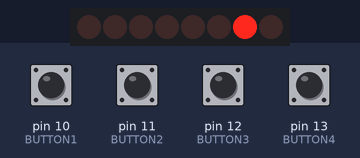
Bench run of a sketch on a simulated Arduino Uno, built with avr-gcc and run on an emulated ATmega328P. Parts: 8 shift-register outputs drawn as a row of LEDs (first output left, lit = HIGH). Wiring (inferred from the names in the program): shift register (74HC595): data pin 5; shift clock pin 6; latch pin 3. Wiring (inferred from the signals the program sends): row of LEDs: on Q0, Q1, Q2, Q3, Q4, Q5, Q6, Q7. Inputs (shaded band) come from the test bench; at power-on: pin 10 (BUTTON1), pin 11 (BUTTON2), pin 12 (BUTTON3), pin 13 (BUTTON4) HIGH.

Above: at 0.4 s.
Timing chart, 0 to 1.9 s (numbered marks = the images above):
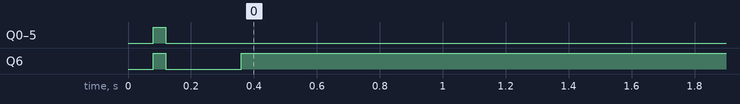

Measured:
- by itself, Q6: HIGH → LOW at 0.12 s, → HIGH 0.24 s later

The sketch:

mini_pro_nokia_lcd_smartwatch.ino
```cpp
#include <SoftwareSerial.h>
#define PIN_RESET 2
#define PIN_SCE   3
#define PIN_DC    4
#define PIN_SDIN  5
#define PIN_SCLK  6
/*
#define PIN_RESET 9
#define PIN_SCE   10
#define PIN_DC    11
#define PIN_SDIN  12
#define PIN_SCLK  13
*/
#define LCD_C     LOW
#define LCD_D     HIGH

#define LCD_X     84
#define LCD_Y     48

#define TXPIN 7
#define RXPIN 8

#define BUTTON1 10
#define BUTTON2 11
#define BUTTON3 12
#define BUTTON4 13

SoftwareSerial Genotronex(RXPIN, TXPIN);  //Rx_bluetooth Tx_bluetooth

static const byte ASCII[][5] =
{
  {0x00, 0x00, 0x00, 0x00, 0x00} // 20
  , {0x00, 0x00, 0x5f, 0x00, 0x00} // 21 !
  , {0x00, 0x07, 0x00, 0x07, 0x00} // 22 "
  , {0x14, 0x7f, 0x14, 0x7f, 0x14} // 23 #
  , {0x24, 0x2a, 0x7f, 0x2a, 0x12} // 24 $
  , {0x23, 0x13, 0x08, 0x64, 0x62} // 25 %
  , {0x36, 0x49, 0x55, 0x22, 0x50} // 26 &
  , {0x00, 0x05, 0x03, 0x00, 0x00} // 27 '
  , {0x00, 0x1c, 0x22, 0x41, 0x00} // 28 (
  , {0x00, 0x41, 0x22, 0x1c, 0x00} // 29 )
  , {0x14, 0x08, 0x3e, 0x08, 0x14} // 2a *
  , {0x08, 0x08, 0x3e, 0x08, 0x08} // 2b +
  , {0x00, 0x50, 0x30, 0x00, 0x00} // 2c ,
  , {0x08, 0x08, 0x08, 0x08, 0x08} // 2d -
  , {0x00, 0x60, 0x60, 0x00, 0x00} // 2e .
  , {0x20, 0x10, 0x08, 0x04, 0x02} // 2f /
  , {0x3e, 0x51, 0x49, 0x45, 0x3e} // 30 0
  , {0x00, 0x42, 0x7f, 0x40, 0x00} // 31 1
  , {0x42, 0x61, 0x51, 0x49, 0x46} // 32 2
  , {0x21, 0x41, 0x45, 0x4b, 0x31} // 33 3
  , {0x18, 0x14, 0x12, 0x7f, 0x10} // 34 4
  , {0x27, 0x45, 0x45, 0x45, 0x39} // 35 5
  , {0x3c, 0x4a, 0x49, 0x49, 0x30} // 36 6
  , {0x01, 0x71, 0x09, 0x05, 0x03} // 37 7
  , {0x36, 0x49, 0x49, 0x49, 0x36} // 38 8
  , {0x06, 0x49, 0x49, 0x29, 0x1e} // 39 9
  , {0x00, 0x36, 0x36, 0x00, 0x00} // 3a :
  , {0x00, 0x56, 0x36, 0x00, 0x00} // 3b ;
  , {0x08, 0x14, 0x22, 0x41, 0x00} // 3c <
  , {0x14, 0x14, 0x14, 0x14, 0x14} // 3d =
  , {0x00, 0x41, 0x22, 0x14, 0x08} // 3e >
  , {0x02, 0x01, 0x51, 0x09, 0x06} // 3f ?
  , {0x32, 0x49, 0x79, 0x41, 0x3e} // 40 @
  , {0x7e, 0x11, 0x11, 0x11, 0x7e} // 41 A
  , {0x7f, 0x49, 0x49, 0x49, 0x36} // 42 B
  , {0x3e, 0x41, 0x41, 0x41, 0x22} // 43 C
  , {0x7f, 0x41, 0x41, 0x22, 0x1c} // 44 D
  , {0x7f, 0x49, 0x49, 0x49, 0x41} // 45 E
  , {0x7f, 0x09, 0x09, 0x09, 0x01} // 46 F
  , {0x3e, 0x41, 0x49, 0x49, 0x7a} // 47 G
  , {0x7f, 0x08, 0x08, 0x08, 0x7f} // 48 H
  , {0x00, 0x41, 0x7f, 0x41, 0x00} // 49 I
  , {0x20, 0x40, 0x41, 0x3f, 0x01} // 4a J
  , {0x7f, 0x08, 0x14, 0x22, 0x41} // 4b K
  , {0x7f, 0x40, 0x40, 0x40, 0x40} // 4c L
  , {0x7f, 0x02, 0x0c, 0x02, 0x7f} // 4d M
  , {0x7f, 0x04, 0x08, 0x10, 0x7f} // 4e N
  , {0x3e, 0x41, 0x41, 0x41, 0x3e} // 4f O
  , {0x7f, 0x09, 0x09, 0x09, 0x06} // 50 P
  , {0x3e, 0x41, 0x51, 0x21, 0x5e} // 51 Q
  , {0x7f, 0x09, 0x19, 0x29, 0x46} // 52 R
  , {0x46, 0x49, 0x49, 0x49, 0x31} // 53 S
  , {0x01, 0x01, 0x7f, 0x01, 0x01} // 54 T
  , {0x3f, 0x40, 0x40, 0x40, 0x3f} // 55 U
  , {0x1f, 0x20, 0x40, 0x20, 0x1f} // 56 V
  , {0x3f, 0x40, 0x38, 0x40, 0x3f} // 57 W
  , {0x63, 0x14, 0x08, 0x14, 0x63} // 58 X
  , {0x07, 0x08, 0x70, 0x08, 0x07} // 59 Y
  , {0x61, 0x51, 0x49, 0x45, 0x43} // 5a Z
  , {0x00, 0x7f, 0x41, 0x41, 0x00} // 5b [
  , {0x02, 0x04, 0x08, 0x10, 0x20} // 5c ¥
  , {0x00, 0x41, 0x41, 0x7f, 0x00} // 5d ]
  , {0x04, 0x02, 0x01, 0x02, 0x04} // 5e ^
  , {0x40, 0x40, 0x40, 0x40, 0x40} // 5f _
  , {0x00, 0x01, 0x02, 0x04, 0x00} // 60 `
  , {0x20, 0x54, 0x54, 0x54, 0x78} // 61 a
  , {0x7f, 0x48, 0x44, 0x44, 0x38} // 62 b
  , {0x38, 0x44, 0x44, 0x44, 0x20} // 63 c
  , {0x38, 0x44, 0x44, 0x48, 0x7f} // 64 d
  , {0x38, 0x54, 0x54, 0x54, 0x18} // 65 e
  , {0x08, 0x7e, 0x09, 0x01, 0x02} // 66 f
  , {0x0c, 0x52, 0x52, 0x52, 0x3e} // 67 g
  , {0x7f, 0x08, 0x04, 0x04, 0x78} // 68 h
  , {0x00, 0x44, 0x7d, 0x40, 0x00} // 69 i
  , {0x20, 0x40, 0x44, 0x3d, 0x00} // 6a j
  , {0x7f, 0x10, 0x28, 0x44, 0x00} // 6b k
  , {0x00, 0x41, 0x7f, 0x40, 0x00} // 6c l
  , {0x7c, 0x04, 0x18, 0x04, 0x78} // 6d m
  , {0x7c, 0x08, 0x04, 0x04, 0x78} // 6e n
  , {0x38, 0x44, 0x44, 0x44, 0x38} // 6f o
  , {0x7c, 0x14, 0x14, 0x14, 0x08} // 70 p
  , {0x08, 0x14, 0x14, 0x18, 0x7c} // 71 q
  , {0x7c, 0x08, 0x04, 0x04, 0x08} // 72 r
  , {0x48, 0x54, 0x54, 0x54, 0x20} // 73 s
  , {0x04, 0x3f, 0x44, 0x40, 0x20} // 74 t
  , {0x3c, 0x40, 0x40, 0x20, 0x7c} // 75 u
  , {0x1c, 0x20, 0x40, 0x20, 0x1c} // 76 v
  , {0x3c, 0x40, 0x30, 0x40, 0x3c} // 77 w
  , {0x44, 0x28, 0x10, 0x28, 0x44} // 78 x
  , {0x0c, 0x50, 0x50, 0x50, 0x3c} // 79 y
  , {0x44, 0x64, 0x54, 0x4c, 0x44} // 7a z
  , {0x00, 0x08, 0x36, 0x41, 0x00} // 7b {
  , {0x00, 0x00, 0x7f, 0x00, 0x00} // 7c |
  , {0x00, 0x41, 0x36, 0x08, 0x00} // 7d }
  , {0x10, 0x08, 0x08, 0x10, 0x08} // 7e ←
  , {0x78, 0x46, 0x41, 0x46, 0x78} // 7f →
};

void LcdCharacter(char character)
{
  LcdWrite(LCD_D, 0x00);
  for (int index = 0; index < 5; index++)
  {
    LcdWrite(LCD_D, ASCII[character - 0x20][index]);
  }
  LcdWrite(LCD_D, 0x00);
}

void LcdClear(void)
{
  for (int index = 0; index < LCD_X * LCD_Y / 8; index++)
  {
    LcdWrite(LCD_D, 0x00);
  }
}

void LcdInitialise(void)
{
  pinMode(PIN_SCE, OUTPUT);
  pinMode(PIN_RESET, OUTPUT);
  pinMode(PIN_DC, OUTPUT);
  pinMode(PIN_SDIN, OUTPUT);
  pinMode(PIN_SCLK, OUTPUT);
  digitalWrite(PIN_RESET, LOW);
  digitalWrite(PIN_RESET, HIGH);
  LcdWrite(LCD_C, 0x21 );  // LCD Extended Commands.
  LcdWrite(LCD_C, 0xB8 );  // Set LCD Vop (Contrast).
  LcdWrite(LCD_C, 0x04 );  // Set Temp coefficent. //0x04
  LcdWrite(LCD_C, 0x14 );  // LCD bias mode 1:48. //0x13
  LcdWrite(LCD_C, 0x20 );  // LCD Basic Commands
  LcdWrite(LCD_C, 0x0C );  // LCD in normal mode.
}

void LcdString(char *characters)
{
  while (*characters)
  {
    LcdCharacter(*characters++);
  }
}

void LcdWrite(byte dc, byte data)
{
  digitalWrite(PIN_DC, dc);
  digitalWrite(PIN_SCE, LOW);
  shiftOut(PIN_SDIN, PIN_SCLK, MSBFIRST, data);
  digitalWrite(PIN_SCE, HIGH);
}

char timeMsg[12];

void setup(void)
{
  LcdInitialise();
  LcdClear();
  LcdString("Test");
  Genotronex.begin(9600);
  delay(300);
  pinMode(BUTTON1, INPUT_PULLUP);
  pinMode(BUTTON2, INPUT_PULLUP);
  pinMode(BUTTON3, INPUT_PULLUP);
  pinMode(BUTTON4, INPUT_PULLUP);
}

void loop()
{
  char msg[300];
  int indx = 0;
  bool readSuccess = false;

  int b1 = digitalRead(BUTTON1);
  int b2 = digitalRead(BUTTON2);
  int b3 = digitalRead(BUTTON3);
  int b4 = digitalRead(BUTTON4);

  if(b1 == LOW)
    LcdString("apple");
  else if(b2 == LOW)
    LcdString("banana");
  else if(b3 == LOW)
    LcdString("carrot");
  else if(b4 == LOW)
    LcdString("dabur");

  manageTime();

  if (Genotronex.available())
  {

    int bData = Genotronex.read();
    while (bData != -1 && indx < 300)
    {
      msg[indx] = char(bData);
      bData = Genotronex.read();
      indx++;
    }
    msg[indx] = '\0';

    if (msg[0] == '#' && msg[indx - 1] == ']')
    {
      memcpy(timeMsg, msg, indx);
      timeMsg[9] = '\0';
      readSuccess = true;
    }

    if (msg[0] == '&' && msg[indx - 1] == ']')
    {
      gotoXY(0, 1);
      LcdString(msg);
      readSuccess = true;
    }

    if (msg[0] == ')' && msg[indx - 1] == ']')
    {
      gotoXY(0, 4);
      LcdString(msg);
      readSuccess = true;
    }
    memset(msg, '\0', 300);

    if (readSuccess == true)
    {
      Genotronex.write("1");
    }
    else
    {
      Genotronex.write("0");
    }
  }

  gotoXY(0, 0);
  LcdString(timeMsg);
  delay(1000);
}

void manageTime()
{
  //"& 2 0 : 2 3 : 5 4 ]"
  // 0 1 2 3 4 5 6 7 8 9
  if (timeMsg[8] < '9')
    timeMsg[8]++;
  else
  {
    timeMsg[8] = '0';

    if (timeMsg[7] < '5')
      timeMsg[7]++;
    else
    {
      timeMsg[7] = '0';
      if (timeMsg[5] < '9')
        timeMsg[5]++;
        else
        {
          timeMsg[5] = '0';

          if (timeMsg[4] < '5')
            timeMsg[4]++;
          else
          {
            timeMsg[4] = '0';

            if (timeMsg[2] < '9')
              timeMsg[2]++;
            else
            {
              timeMsg[2] = '0';

              if (timeMsg[1] < '2')
              {
                timeMsg[1]++;
              }
              else
              {
                timeMsg[1] = '0';
              }
            }
          }
        }
    }
  }
}
// gotoXY routine to position cursor
// x - range: 0 to 84
// y - range: 0 to 5

void gotoXY(int x, int y)
{
  LcdWrite( 0, 0x80 | x);  // Column.
  LcdWrite( 0, 0x40 | y);  // Row.

}
```
